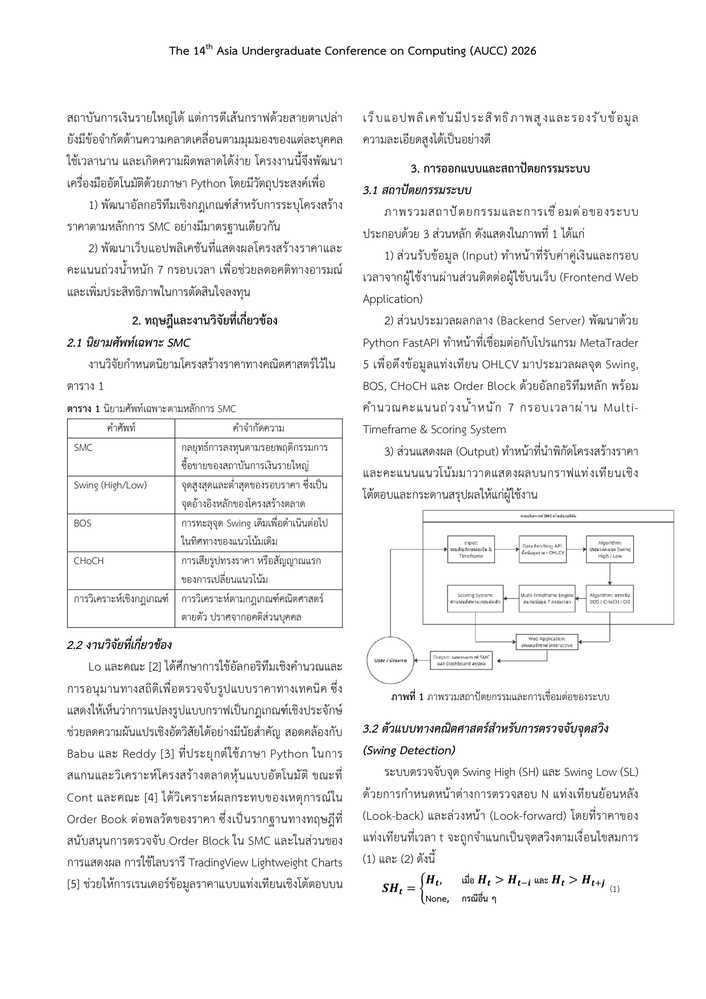
#> input picture check_page_2.png, 706 x 999 px, shrunk from 1241 x 1755 before the run, found by its file name
$ python crop_p2.py
#> lines starting #> are read from the running program, lines starting #| are printed output that depends on the picture
from PIL import Image

im = Image.open("e:/Project/smc-backtest-backend/check_page_2.png")
#> im is the input picture: PIL image 706x999 RGB; min 0, max 255, mean 243.7
w, h = im.size
#> w = 706; h = 999
print("Page 2 size:", w, "x", h)
#| Page 2 size: 706 x 999

# In page 2, Figure 1 is in the middle-bottom
# Let's crop y from 40% to 80% of page height
crop_fig1 = im.crop((int(w * 0.1), int(h * 0.35), int(w * 0.9), int(h * 0.75)))
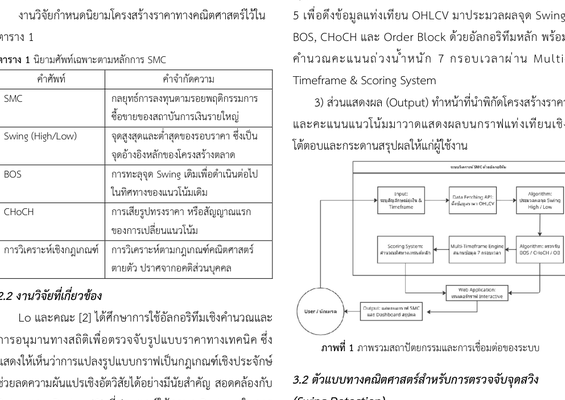
#> crop_fig1: PIL image 565x400 RGB; min 0, max 255, mean 239.3
crop_fig1.save("e:/Project/smc-backtest-backend/fig1_page2_crop.png")
print("Saved fig1_page2_crop.png:", crop_fig1.size)
#| Saved fig1_page2_crop.png: (565, 400)

$ run again, with check_page_1.png copied over check_page_2.png
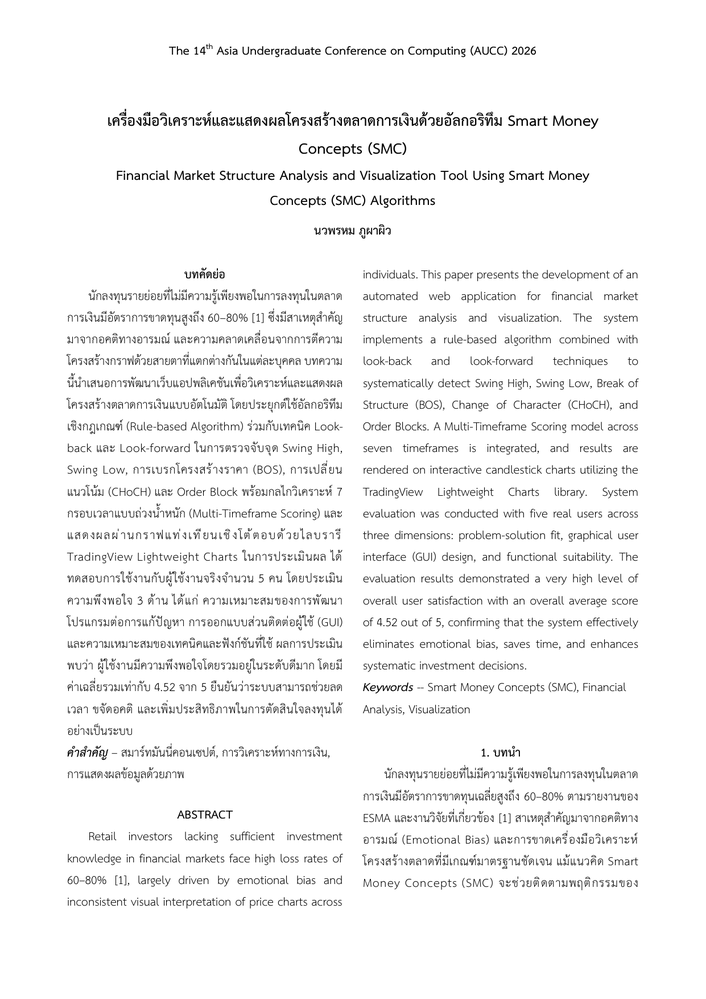
#> input picture check_page_1.png, 706 x 999 px, shrunk from 1241 x 1755 before the run, found by its file name
#> im is the input picture: PIL image 706x999 RGB; min 0, max 255, mean 244.3
#| Page 2 size: 706 x 999
#> `crop_fig1 = im.crop((int(w * 0.1), int(h * 0.35), int(w * 0.9), int(h ..`:
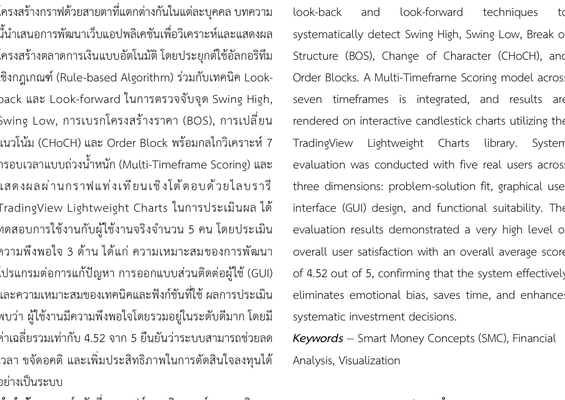
#> crop_fig1: PIL image 565x400 RGB; min 0, max 255, mean 237.6
#| Saved fig1_page2_crop.png: (565, 400)

$ run again, with check_page_3.png copied over check_page_2.png
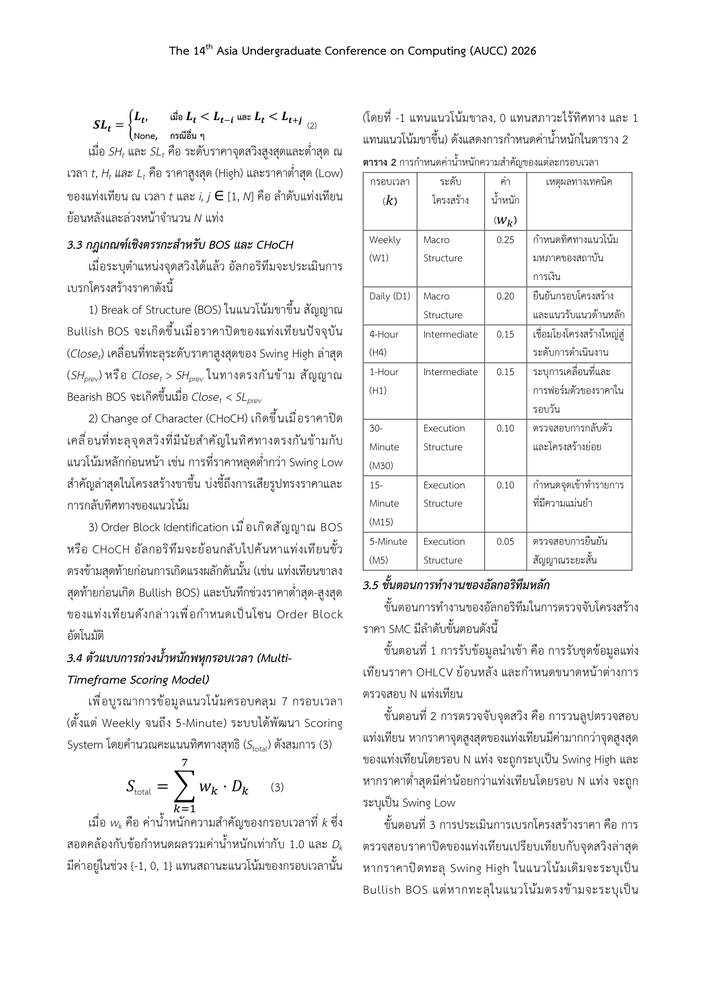
#> input picture check_page_3.png, 706 x 999 px, shrunk from 1241 x 1755 before the run, found by its file name
#> im is the input picture: PIL image 706x999 RGB; min 0, max 255, mean 243.8
#| Page 2 size: 706 x 999
#> `crop_fig1 = im.crop((int(w * 0.1), int(h * 0.35), int(w * 0.9), int(h ..`:
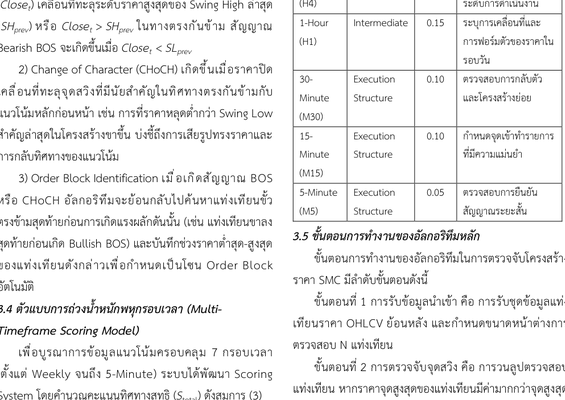
#> crop_fig1: PIL image 565x400 RGB; min 0, max 255, mean 237.2
#| Saved fig1_page2_crop.png: (565, 400)

$ run again, with check_page_4.png copied over check_page_2.png
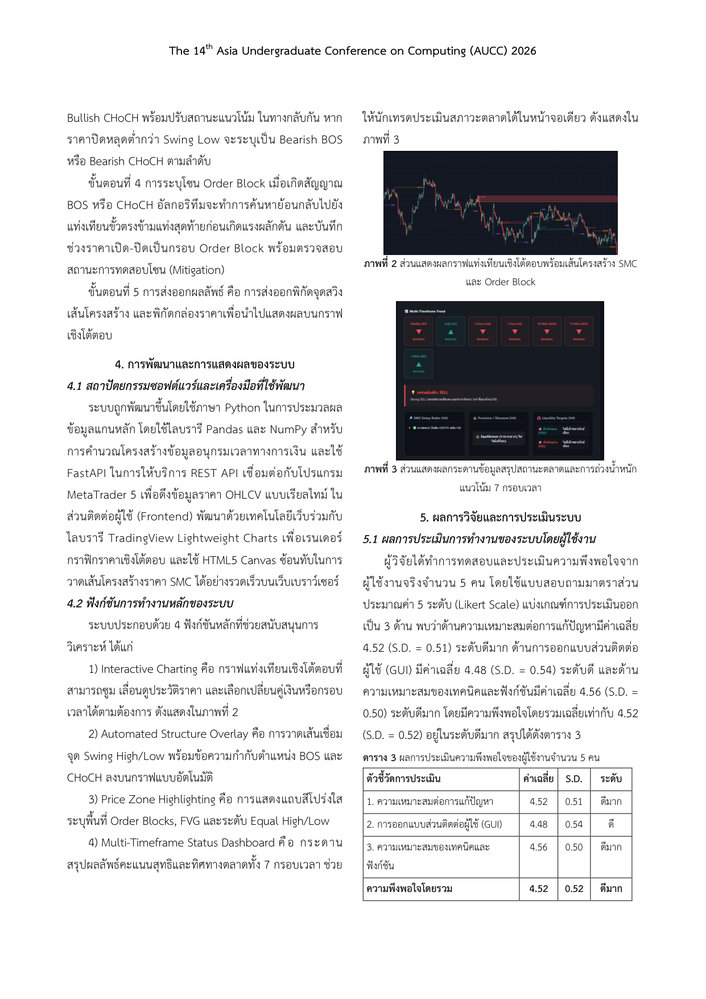
#> input picture check_page_4.png, 706 x 999 px, shrunk from 1241 x 1755 before the run, found by its file name
#> im is the input picture: PIL image 706x999 RGB; mean R, G, B 226.3, 226.4, 227.1
#| Page 2 size: 706 x 999
#> `crop_fig1 = im.crop((int(w * 0.1), int(h * 0.35), int(w * 0.9), int(h ..`:
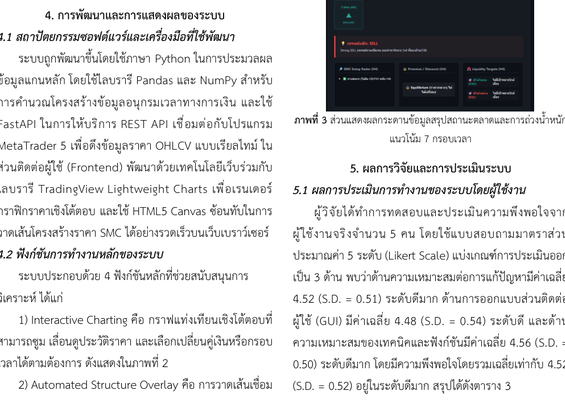
#> crop_fig1: PIL image 565x400 RGB; mean R, G, B 214.8, 215.2, 215.8
#| Saved fig1_page2_crop.png: (565, 400)
